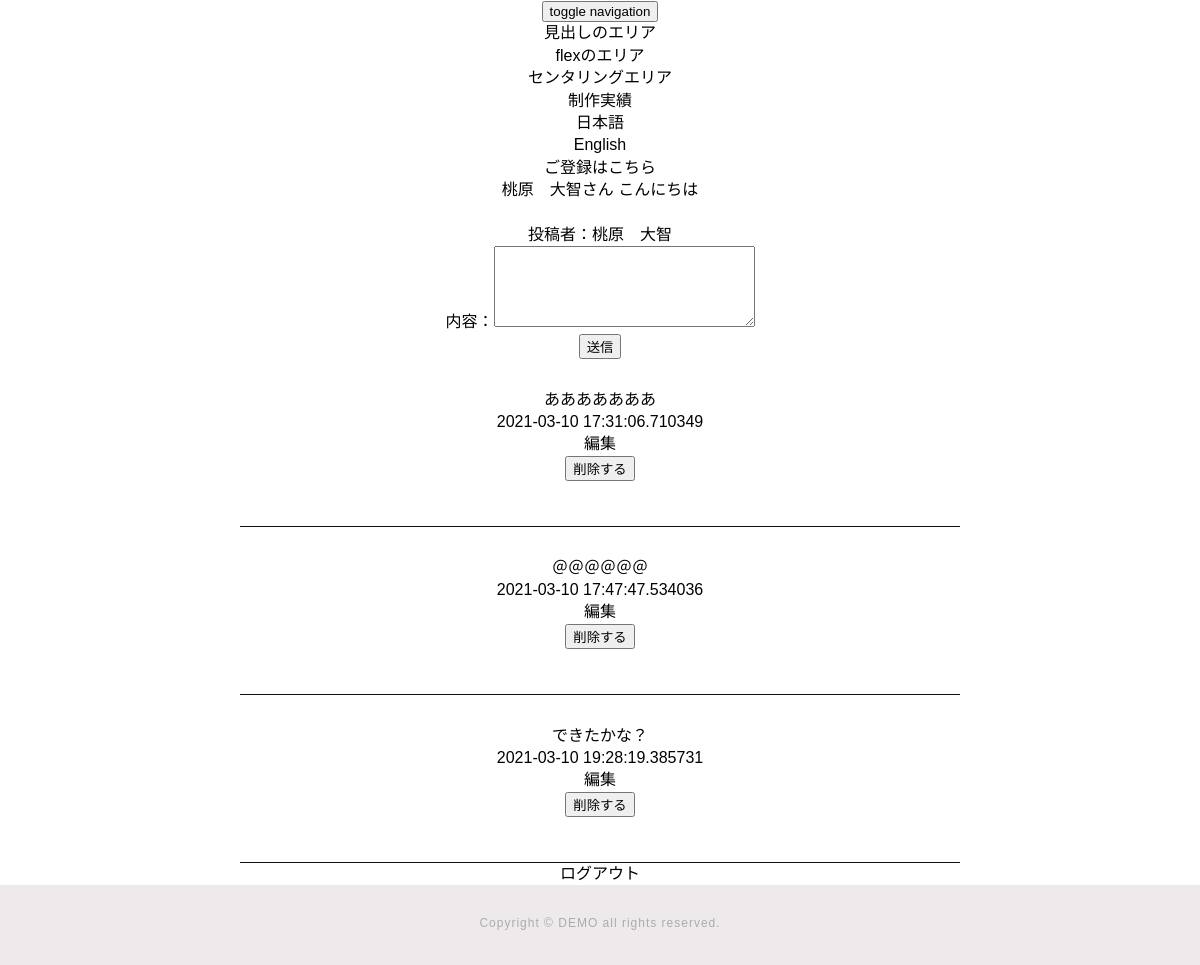
Page /bbs (signed in) on the earlier database version.
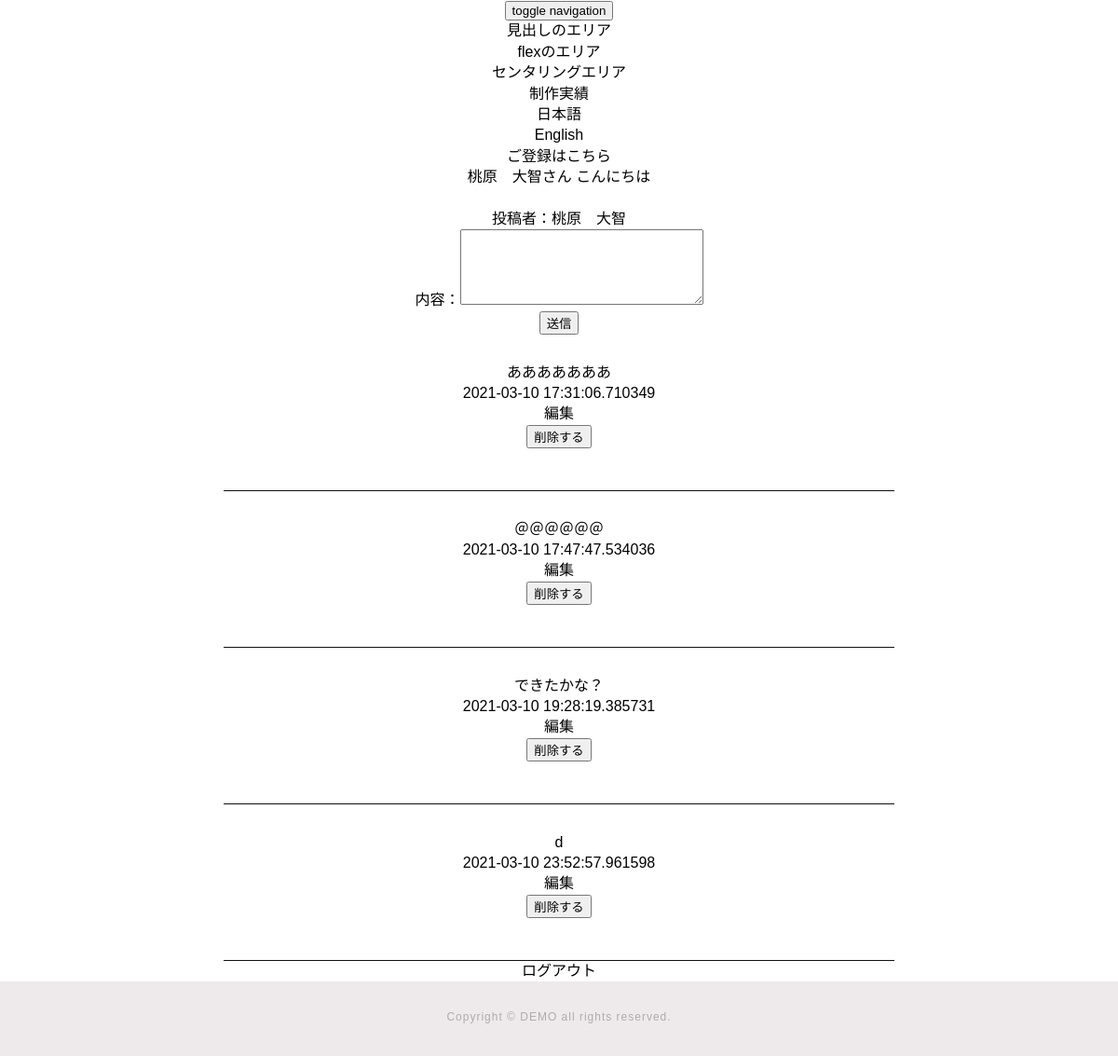
Same page on the later database version.
### tables this page shows
CREATE TABLE "user" (
	`id`	INTEGER PRIMARY KEY AUTOINCREMENT,
	`name`	TEXT,
	`password`	TEXT
);

CREATE TABLE "bbs" (
	"id"	INTEGER,
	"userid"	INTEGER,
	"comment"	TEXT,
	"time"	INTEGER,
	PRIMARY KEY("id" AUTOINCREMENT)
);

### app.py (the view)
@app.route('/bbs')
def bbs():
    if 'user_id' in session :
        user_id = session['user_id']
        conn = sqlite3.connect('service.db')
        c = conn.cursor()
        c.execute("select name from user where id = ?", (user_id,))
        user_info = c.fetchone()
        c.execute("select id,comment,time from bbs where userid = ? order by id", (user_id,))
        comment_list = []
        for row in c.fetchall():
            comment_list.append({"id": row[0], "comment": row[1], "time": row[2]})
        c.close()
        print(comment_list)
        return render_template('bbs.html' , user_info = user_info , comment_list = comment_list)
    else:
        return redirect("/login")

### templates/bbs.html (shortened to what this page needs)
{% extends 'base.html' %}
{% block content %}
<div>
<p>{{user_info[0]}}さん こんにちは</p><br>
  <form action="/add" method="post">
    投稿者：{{user_info[0]}}<br>
    内容：<textarea name="comment" cols="30" rows="5"></textarea><br>
    <input type="submit" name="save" value="送信">
  </form>
  {% for item in comment_list %}
  <div class="bbs_content">
    <p>{{item["comment"]}}</p>
    <p>{{item["time"]}}</p>
      <a href="/edit/{{item['id']}}">編集</a>
      <form action="/del" method="post">
        <input type="submit" name="delete" value="削除する">
    </form><br><br>
  </div>
  {% endfor %}
</div>
<div>
  <a href="/logout">ログアウト</a>
</div>
{% endblock %}

### templates/base.html (shortened to what this page needs)
<!DOCTYPE HTML>
<html lang="ja">
<head>
	<link rel="stylesheet" type="text/css" media="screen and ( min-width:769px )" href="/static/css/style_pc.css">
	<link rel="stylesheet" type="text/css" media="screen and ( max-width:768px )" href="/static/css/style_sp.css">
<link rel="stylesheet" href="https://cdnjs.cloudflare.com/ajax/libs/drawer/3.2.2/css/drawer.min.css">
</head>
<body class="drawer drawer--right">
	<header>
		<button type="button" class="drawer-toggle drawer-hamburger">
    <span class="sr-only">toggle navigation</span>
  </button>
	<nav class="drawer-nav" role="navigation">
		<ul class="drawe-menu">
			<li><a class="drawer-menu-item" href="/#sec1" id="menu-sec1">見出しのエリア</a></li>
			<li><a class="drawer-menu-item" href="/#sec2" id="menu-sec2">flexのエリア</a></li>
			<li><a class="drawer-menu-item" href="/#sec3" id="menu-sec3">センタリングエリア</a></li>
			<li><a class="drawer-menu-item" href="/#sec4" id="menu-sec4">制作実績</a></li>
			<li><a class="drawer-menu-item" href="#" id="lng-ja">日本語</a></li>
			<li><a class="drawer-menu-item" href="#" id="lng-en">English</a></li>
			<li><a class="drawer-menu-item" href="/register">ご登録はこちら</a></li>
		</ul>
	</nav>
	</header>
	{% block content %}
	{% endblock %}
    <footer>
		<p class="copyright">Copyright &copy; DEMO all rights reserved.</p>
	</footer>
</body>
</html>

### static/css/style_pc.css (style rules this page uses)
html { overflow-y: scroll; }
body, h1, h2, h3, h4, h5, p, ul, ol, li, dl, dt, dd { margin: 0px; padding: 0px; }
body { background: #fff; text-align: center; font-size: 16px; line-height: 1.4; min-width: 100%; -webkit-text-size-adjust: 100%; }
li { list-style: none; }
a { outline: none; color: inherit; text-decoration: none; }
body { font-family: "Noto Sans Japanese", "ヒラギノ角ゴ Pro W3", "Hiragino Kaku Gothic Pro", "ヒラギノ角ゴ ProN W3", "Hiragino Kaku Gothic ProN", "游ゴシック", YuGothic, "メイリオ", "Meiryo", "HGPｺﾞｼｯｸM", "Osaka", "ＭＳ Ｐゴシック", sans-serif, Century Gothic, Arial; }
footer { height: 80px; background: #eeeaec; }
footer .copyright { color: #acacac; font-size: 12px; padding-top: 30px; letter-spacing: 1px; }
.bbs_content { border-bottom:1px solid #111; width:60%; margin:30px auto 0; }

### static/css/style_sp.css (style rules this page uses)
html { overflow-y: scroll; }
body, h1, h2, h3, h4, h5, p, ul, ol, li, dl, dt, dd { margin: 0px; padding: 0px; }
body { background: #fff; text-align: center; font-size: 16px; line-height: 1.4; min-width: 100%; -webkit-text-size-adjust: 100%; }
li { list-style: none; }
a { outline: none; color: inherit; text-decoration: none; }
body { font-family: "Noto Sans Japanese", "ヒラギノ角ゴ Pro W3", "Hiragino Kaku Gothic Pro", "ヒラギノ角ゴ ProN W3", "Hiragino Kaku Gothic ProN", "游ゴシック", YuGothic, "メイリオ", "Meiryo", "HGPｺﾞｼｯｸM", "Osaka", "ＭＳ Ｐゴシック", sans-serif, Century Gothic, Arial; }
footer { height: 80px; background: #eeeaec; }
footer .copyright { color: #acacac; font-size: 12px; padding-top: 30px; letter-spacing: 1px; }

Differences in the rows shown:
added bbs: comment "d", time "2021-03-10 23:52:57.961598"
